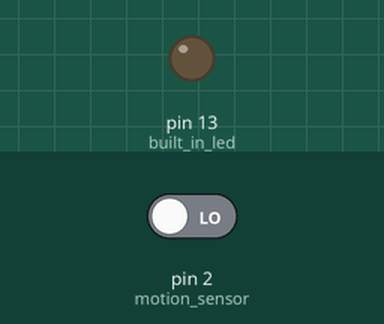
This sketch was run on a simulated Arduino Uno, built with avr-gcc and run on an emulated ATmega328P. Shown: output pins drawn as LEDs (lit = HIGH). The test bench sets the inputs (shaded band); at power-on: pin 2 (motion_sensor) LOW.

Above: at 1.2 s.
1.3 s: pin 2 (motion_sensor) driven HIGH
At 2.1 s:
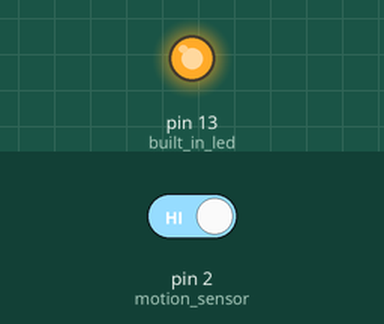
4.3 s: pin 2 (motion_sensor) driven LOW
At 5.6 s:
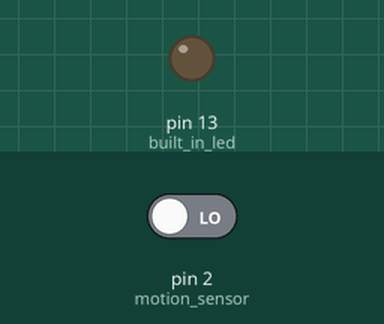
Timing chart, 0 to 7.3 s (numbered marks = the images above; inputs shaded):
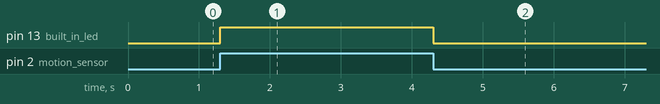

The sketch:

sketch_loop.ino
```cpp
int built_in_led = 13;
int motion_sensor = 2;

void setup() {
	pinMode(13, OUTPUT);
	pinMode(2, INPUT);
}

// the loop routine runs over and over again forever:
void loop() {
	if (digitalRead(motion_sensor)  == 1) {
					digitalWrite(built_in_led, 1);
							delay(1000);
							digitalWrite(built_in_led, 0);
			}
}
```

Measured:
- after the input at 1.3 s, pin 13 (built_in_led): LOW → HIGH at once
- after the input at 4.3 s, pin 13 (built_in_led): HIGH → LOW at once
